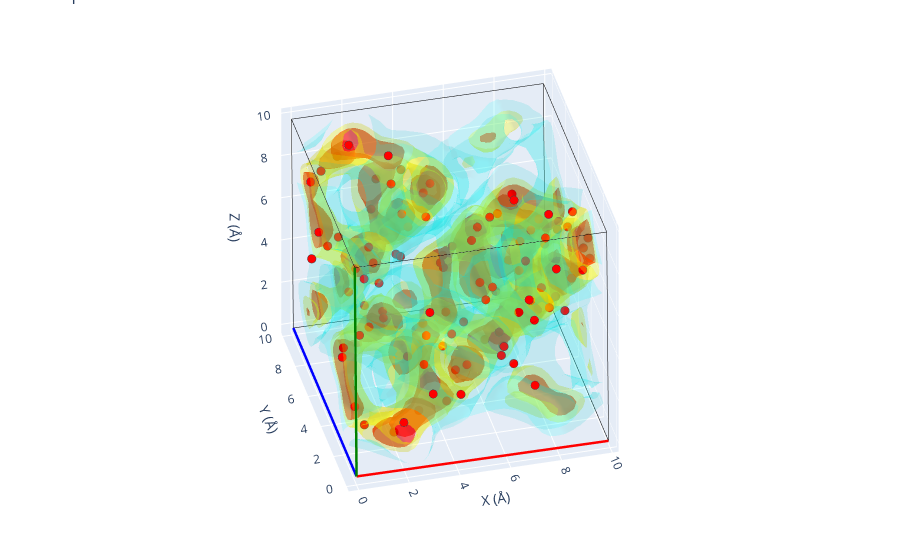

Write notebook code for a chart like this one.
### Markdown cell above
### Segmenting the density into ~112 sites

The earlier `background_level=0.2` run lands on the 48 dominant 48*h* sites. To resolve the
finer structure of the three-Wyckoff reference (112 lithium sites), we segment the density
more aggressively: a finer voxel grid (smaller `resolution`) splits each broad basin into
its sub-peaks, and a low `background_level` keeps the weaker secondary sites. With
`resolution=0.13` Å and `background_level=0.05` the watershed finds ~112 sites, matching the
`argyrodite_48h48h16e.cif` count.

### Code cell
fine_resolution = 0.13  # Å
fine_background_level = 0.05

cr_fine = Crystallizer.from_trajectory(
    folded_trajectory, floating_specie='Li', resolution=fine_resolution
)
sites_fine = cr_fine.mobile_sites(background_level=fine_background_level)
for site in sites_fine:
    site.label = 'Li'

print(f'found {len(sites_fine)} lithium sites (reference has 112)')
print(f'max occupancy: {max(s.species.num_atoms for s in sites_fine):.2f}')

fig = folded_vol.plot_3d(structure=sites_fine)
Image(fig.to_image(format='png', width=700, height=600))
fig.show()

### Figure 1 — Plotly figure (JSON) as saved in the notebook; plotly's stock layout.template omitted (floating-point values rounded to 4 significant figures; data arrays with more than 128 entries replaced by an {"elided": "..."} marker saying what was removed)
{"data": [{"line": {"color": "red", "width": 5}, "mode": "lines", "showlegend": false, "type": "scatter3d", "x": [0, 9.937], "y": [0, 0.003104], "z": [0, -0.07366]}, {"line": {"color": "blue", "width": 5}, "mode": "lines", "showlegend": false, "type": "scatter3d", "x": [0, 0.005318], "y": [0, 9.919], "z": [0, -0.02126]}, {"line": {"color": "green", "width": 5}, "mode": "lines", "showlegend": false, "type": "scatter3d", "x": [0, -0.07517], "y": [0, -0.01577], "z": [0, 9.916]}, {"line": {"color": "black", "width": 1}, "mode": "lines", "showlegend": false, "type": "scatter3d", "x": [9.937, 9.942], "y": [0.003104, 9.923], "z": [-0.07366, -0.09492]}, {"line": {"color": "black", "width": 1}, "mode": "lines", "showlegend": false, "type": "scatter3d", "x": [9.937, 9.861], "y": [0.003104, -0.01266], "z": [-0.07366, 9.842]}, {"line": {"color": "black", "width": 1}, "mode": "lines", "showlegend": false, "type": "scatter3d", "x": [0.005318, 9.942], "y": [9.919, 9.923], "z": [-0.02126, -0.09492]}, {"line": {"color": "black", "width": 1}, "mode": "lines", "showlegend": false, "type": "scatter3d", "x": [0.005318, -0.06986], "y": [9.919, 9.904], "z": [-0.02126, 9.895]}, {"line": {"color": "black", "width": 1}, "mode": "lines", "showlegend": false, "type": "scatter3d", "x": [-0.07517, 9.861], "y": [-0.01577, -0.01266], "z": [9.916, 9.842]}, {"line": {"color": "black", "width": 1}, "mode": "lines", "showlegend": false, "type": "scatter3d", "x": [-0.07517, -0.06986], "y": [-0.01577, 9.904], "z": [9.916, 9.895]}, {"line": {"color": "black", "width": 1}, "mode": "lines", "showlegend": false, "type": "scatter3d", "x": [9.867, -0.06986], "y": [9.907, 9.904], "z": [9.821, 9.895]}, {"line": {"color": "black", "width": 1}, "mode": "lines", "showlegend": false, "type": "scatter3d", "x": [9.867, 9.861], "y": [9.907, -0.01266], "z": [9.821, 9.842]}, {"line": {"color": "black", "width": 1}, "mode": "lines", "showlegend": false, "type": "scatter3d", "x": [9.867, 9.942], "y": [9.907, 9.923], "z": [9.821, -0.09492]}, {"color": "red", "i": {"elided": "7396 int values"}, "j": {"elided": "7396 int values"}, "k": {"elided": "7396 int values"}, "name": "isoval=np.float64(434.5)", "opacity": 0.6, "showlegend": false, "type": "mesh3d", "x": {"elided": "4027 float values"}, "y": {"elided": "4027 float values"}, "z": {"elided": "4027 float values"}}, {"color": "yellow", "i": {"elided": "15224 int values"}, "j": {"elided": "15224 int values"}, "k": {"elided": "15224 int values"}, "name": "isoval=np.float64(173.8)", "opacity": 0.3, "showlegend": false, "type": "mesh3d", "x": {"elided": "8020 float values"}, "y": {"elided": "8020 float values"}, "z": {"elided": "8020 float values"}}, {"color": "cyan", "i": {"elided": "19034 int values"}, "j": {"elided": "19034 int values"}, "k": {"elided": "19034 int values"}, "name": "isoval=np.float64(12.166)", "opacity": 0.15, "showlegend": false, "type": "mesh3d", "x": {"elided": "10091 float values"}, "y": {"elided": "10091 float values"}, "z": {"elided": "10091 float values"}}, {"line": {"color": "red", "width": 5}, "mode": "lines", "showlegend": false, "type": "scatter3d", "x": [0, 9.937], "y": [0, 0.003104], "z": [0, -0.07366]}, {"line": {"color": "blue", "width": 5}, "mode": "lines", "showlegend": false, "type": "scatter3d", "x": [0, 0.005318], "y": [0, 9.919], "z": [0, -0.02126]}, {"line": {"color": "green", "width": 5}, "mode": "lines", "showlegend": false, "type": "scatter3d", "x": [0, -0.07517], "y": [0, -0.01577], "z": [0, 9.916]}, {"line": {"color": "black", "width": 1}, "mode": "lines", "showlegend": false, "type": "scatter3d", "x": [9.937, 9.942], "y": [0.003104, 9.923], "z": [-0.07366, -0.09492]}, {"line": {"color": "black", "width": 1}, "mode": "lines", "showlegend": false, "type": "scatter3d", "x": [9.937, 9.861], "y": [0.003104, -0.01266], "z": [-0.07366, 9.842]}, {"line": {"color": "black", "width": 1}, "mode": "lines", "showlegend": false, "type": "scatter3d", "x": [0.005318, 9.942], "y": [9.919, 9.923], "z": [-0.02126, -0.09492]}, {"line": {"color": "black", "width": 1}, "mode": "lines", "showlegend": false, "type": "scatter3d", "x": [0.005318, -0.06986], "y": [9.919, 9.904], "z": [-0.02126, 9.895]}, {"line": {"color": "black", "width": 1}, "mode": "lines", "showlegend": false, "type": "scatter3d", "x": [-0.07517, 9.861], "y": [-0.01577, -0.01266], "z": [9.916, 9.842]}, {"line": {"color": "black", "width": 1}, "mode": "lines", "showlegend": false, "type": "scatter3d", "x": [-0.07517, -0.06986], "y": [-0.01577, 9.904], "z": [9.916, 9.895]}, {"line": {"color": "black", "width": 1}, "mode": "lines", "showlegend": false, "type": "scatter3d", "x": [9.867, -0.06986], "y": [9.907, 9.904], "z": [9.821, 9.895]}, {"line": {"color": "black", "width": 1}, "mode": "lines", "showlegend": false, "type": "scatter3d", "x": [9.867, 9.861], "y": [9.907, -0.01266], "z": [9.821, 9.842]}, {"line": {"color": "black", "width": 1}, "mode": "lines", "showlegend": false, "type": "scatter3d", "x": [9.867, 9.942], "y": [9.907, 9.923], "z": [9.821, -0.09492]}, {"marker": {"color": ["rgb(255, 0, 0)"], "line": {"width": 2.5}, "size": 5}, "mode": "markers", "name": "Li", "showlegend": false, "type": "scatter3d", "x": [3.152], "y": [5.444], "z": [8.013]}, {"marker": {"color": ["rgb(255, 0, 0)"], "line": {"width": 2.5}, "size": 5}, "mode": "markers", "name": "Li", "showlegend": false, "type": "scatter3d", "x": [4.192], "y": [5.798], "z": [7.437]}, {"marker": {"color": ["rgb(255, 0, 0)"], "line": {"width": 2.5}, "size": 5}, "mode": "markers", "name": "Li", "showlegend": false, "type": "scatter3d", "x": [2.858], "y": [5.96], "z": [9.119]}, {"marker": {"color": ["rgb(255, 0, 0)"], "line": {"width": 2.5}, "size": 5}, "mode": "markers", "name": "Li", "showlegend": false, "type": "scatter3d", "x": [3.038], "y": [7.108], "z": [9.606]}, {"marker": {"color": ["rgb(255, 0, 0)"], "line": {"width": 2.5}, "size": 5}, "mode": "markers", "name": "Li", "showlegend": false, "type": "scatter3d", "x": [4.655], "y": [6.992], "z": [8.089]}, {"marker": {"color": ["rgb(255, 0, 0)"], "line": {"width": 2.5}, "size": 5}, "mode": "markers", "name": "Li", "showlegend": false, "type": "scatter3d", "x": [0.2808], "y": [8.308], "z": [7.998]}, {"marker": {"color": ["rgb(255, 0, 0)"], "line": {"width": 2.5}, "size": 5}, "mode": "markers", "name": "Li", "showlegend": false, "type": "scatter3d", "x": [0.5826], "y": [7.89], "z": [8.754]}, {"marker": {"color": ["rgb(255, 0, 0)"], "line": {"width": 2.5}, "size": 5}, "mode": "markers", "name": "Li", "showlegend": false, "type": "scatter3d", "x": [1.766], "y": [8.243], "z": [9.526]}, {"marker": {"color": ["rgb(255, 0, 0)"], "line": {"width": 2.5}, "size": 5}, "mode": "markers", "name": "Li", "showlegend": false, "type": "scatter3d", "x": [3.158], "y": [8.297], "z": [5.112]}, {"marker": {"color": ["rgb(255, 0, 0)"], "line": {"width": 2.5}, "size": 5}, "mode": "markers", "name": "Li", "showlegend": false, "type": "scatter3d", "x": [4.04], "y": [7.992], "z": [5.43]}, {"marker": {"color": ["rgb(255, 0, 0)"], "line": {"width": 2.5}, "size": 5}, "mode": "markers", "name": "Li", "showlegend": false, "type": "scatter3d", "x": [2.903], "y": [9.258], "z": [5.576]}, {"marker": {"color": ["rgb(255, 0, 0)"], "line": {"width": 2.5}, "size": 5}, "mode": "markers", "name": "Li", "showlegend": false, "type": "scatter3d", "x": [2.903], "y": [0.0588], "z": [7.215]}, {"marker": {"color": ["rgb(255, 0, 0)"], "line": {"width": 2.5}, "size": 5}, "mode": "markers", "name": "Li", "showlegend": false, "type": "scatter3d", "x": [3.237], "y": [9.824], "z": [6.539]}, {"marker": {"color": ["rgb(255, 0, 0)"], "line": {"width": 2.5}, "size": 5}, "mode": "markers", "name": "Li", "showlegend": false, "type": "scatter3d", "x": [4.132], "y": [9.474], "z": [7.075]}, {"marker": {"color": ["rgb(255, 0, 0)"], "line": {"width": 2.5}, "size": 5}, "mode": "markers", "name": "Li", "showlegend": false, "type": "scatter3d", "x": [4.717], "y": [8.307], "z": [6.693]}, {"marker": {"color": ["rgb(255, 0, 0)"], "line": {"width": 2.5}, "size": 5}, "mode": "markers", "name": "Li", "showlegend": false, "type": "scatter3d", "x": [1.685], "y": [9.743], "z": [7.947]}, {"marker": {"color": ["rgb(255, 0, 0)"], "line": {"width": 2.5}, "size": 5}, "mode": "markers", "name": "Li", "showlegend": false, "type": "scatter3d", "x": [4.305], "y": [6.72], "z": [1.715]}, {"marker": {"color": ["rgb(255, 0, 0)"], "line": {"width": 2.5}, "size": 5}, "mode": "markers", "name": "Li", "showlegend": false, "type": "scatter3d", "x": [5.292], "y": [7.05], "z": [1.85]}, {"marker": {"color": ["rgb(255, 0, 0)"], "line": {"width": 2.5}, "size": 5}, "mode": "markers", "name": "Li", "showlegend": false, "type": "scatter3d", "x": [5.708], "y": [5.915], "z": [2.112]}, {"marker": {"color": ["rgb(255, 0, 0)"], "line": {"width": 2.5}, "size": 5}, "mode": "markers", "name": "Li", "showlegend": false, "type": "scatter3d", "x": [6.847], "y": [7.121], "z": [0.2156]}, {"marker": {"color": ["rgb(255, 0, 0)"], "line": {"width": 2.5}, "size": 5}, "mode": "markers", "name": "Li", "showlegend": false, "type": "scatter3d", "x": [7.301], "y": [6.074], "z": [0.6017]}, {"marker": {"color": ["rgb(255, 0, 0)"], "line": {"width": 2.5}, "size": 5}, "mode": "markers", "name": "Li", "showlegend": false, "type": "scatter3d", "x": [6.984], "y": [5.417], "z": [1.759]}, {"marker": {"color": ["rgb(255, 0, 0)"], "line": {"width": 2.5}, "size": 5}, "mode": "markers", "name": "Li", "showlegend": false, "type": "scatter3d", "x": [9.903], "y": [6.663], "z": [3.086]}, {"marker": {"color": ["rgb(255, 0, 0)"], "line": {"width": 2.5}, "size": 5}, "mode": "markers", "name": "Li", "showlegend": false, "type": "scatter3d", "x": [9.714], "y": [7.269], "z": [3.22]}, {"marker": {"color": ["rgb(255, 0, 0)"], "line": {"width": 2.5}, "size": 5}, "mode": "markers", "name": "Li", "showlegend": false, "type": "scatter3d", "x": [9.313], "y": [5.831], "z": [2.74]}, {"marker": {"color": ["rgb(255, 0, 0)"], "line": {"width": 2.5}, "size": 5}, "mode": "markers", "name": "Li", "showlegend": false, "type": "scatter3d", "x": [0.01029], "y": [7.068], "z": [5.287]}, {"marker": {"color": ["rgb(255, 0, 0)"], "line": {"width": 2.5}, "size": 5}, "mode": "markers", "name": "Li", "showlegend": false, "type": "scatter3d", "x": [9.706], "y": [7.108], "z": [4.936]}, {"marker": {"color": ["rgb(255, 0, 0)"], "line": {"width": 2.5}, "size": 5}, "mode": "markers", "name": "Li", "showlegend": false, "type": "scatter3d", "x": [0.68], "y": [7.235], "z": [5.655]}, {"marker": {"color": ["rgb(255, 0, 0)"], "line": {"width": 2.5}, "size": 5}, "mode": "markers", "name": "Li", "showlegend": false, "type": "scatter3d", "x": [9.221], "y": [7.169], "z": [4.284]}, {"marker": {"color": ["rgb(255, 0, 0)"], "line": {"width": 2.5}, "size": 5}, "mode": "markers", "name": "Li", "showlegend": false, "type": "scatter3d", "x": [0.2746], "y": [7.028], "z": [6.526]}, {"marker": {"color": ["rgb(255, 0, 0)"], "line": {"width": 2.5}, "size": 5}, "mode": "markers", "name": "Li", "showlegend": false, "type": "scatter3d", "x": [8.197], "y": [6.977], "z": [4.731]}, {"marker": {"color": ["rgb(255, 0, 0)"], "line": {"width": 2.5}, "size": 5}, "mode": "markers", "name": "Li", "showlegend": false, "type": "scatter3d", "x": [8.21], "y": [5.344], "z": [3.092]}, {"marker": {"color": ["rgb(255, 0, 0)"], "line": {"width": 2.5}, "size": 5}, "mode": "markers", "name": "Li", "showlegend": false, "type": "scatter3d", "x": [7.875], "y": [5.859], "z": [4.201]}, {"marker": {"color": ["rgb(255, 0, 0)"], "line": {"width": 2.5}, "size": 5}, "mode": "markers", "name": "Li", "showlegend": false, "type": "scatter3d", "x": [0.7456], "y": [5.825], "z": [7.07]}, {"marker": {"color": ["rgb(255, 0, 0)"], "line": {"width": 2.5}, "size": 5}, "mode": "markers", "name": "Li", "showlegend": false, "type": "scatter3d", "x": [1.805], "y": [5.278], "z": [6.793]}, {"marker": {"color": ["rgb(255, 0, 0)"], "line": {"width": 2.5}, "size": 5}, "mode": "markers", "name": "Li", "showlegend": false, "type": "scatter3d", "x": [1.739], "y": [5.691], "z": [3.749]}, {"marker": {"color": ["rgb(255, 0, 0)"], "line": {"width": 2.5}, "size": 5}, "mode": "markers", "name": "Li", "showlegend": false, "type": "scatter3d", "x": [1.744], "y": [4.998], "z": [3.218]}, {"marker": {"color": ["rgb(255, 0, 0)"], "line": {"width": 2.5}, "size": 5}, "mode": "markers", "name": "Li", "showlegend": false, "type": "scatter3d", "x": [1.347], "y": [6.586], "z": [3.825]}, {"marker": {"color": ["rgb(255, 0, 0)"], "line": {"width": 2.5}, "size": 5}, "mode": "markers", "name": "Li", "showlegend": false, "type": "scatter3d", "x": [1.671], "y": [6.792], "z": [4.723]}, {"marker": {"color": ["rgb(255, 0, 0)"], "line": {"width": 2.5}, "size": 5}, "mode": "markers", "name": "Li", "showlegend": false, "type": "scatter3d", "x": [2.198], "y": [5.224], "z": [5.061]}, {"marker": {"color": ["rgb(255, 0, 0)"], "line": {"width": 2.5}, "size": 5}, "mode": "markers", "name": "Li", "showlegend": false, "type": "scatter3d", "x": [2.118], "y": [5.802], "z": [5.62]}, {"marker": {"color": ["rgb(255, 0, 0)"], "line": {"width": 2.5}, "size": 5}, "mode": "markers", "name": "Li", "showlegend": false, "type": "scatter3d", "x": [1.943], "y": [3.523], "z": [4.663]}, {"marker": {"color": ["rgb(255, 0, 0)"], "line": {"width": 2.5}, "size": 5}, "mode": "markers", "name": "Li", "showlegend": false, "type": "scatter3d", "x": [2.126], "y": [4.366], "z": [4.346]}, {"marker": {"color": ["rgb(255, 0, 0)"], "line": {"width": 2.5}, "size": 5}, "mode": "markers", "name": "Li", "showlegend": false, "type": "scatter3d", "x": [0.906], "y": [3.13], "z": [4.304]}, {"marker": {"color": ["rgb(255, 0, 0)"], "line": {"width": 2.5}, "size": 5}, "mode": "markers", "name": "Li", "showlegend": false, "type": "scatter3d", "x": [8.603], "y": [3.978], "z": [3.646]}, {"marker": {"color": ["rgb(255, 0, 0)"], "line": {"width": 2.5}, "size": 5}, "mode": "markers", "name": "Li", "showlegend": false, "type": "scatter3d", "x": [9.148], "y": [3.717], "z": [3.599]}, {"marker": {"color": ["rgb(255, 0, 0)"], "line": {"width": 2.5}, "size": 5}, "mode": "markers", "name": "Li", "showlegend": false, "type": "scatter3d", "x": [0.2829], "y": [3.38], "z": [3.198]}, {"marker": {"color": ["rgb(255, 0, 0)"], "line": {"width": 2.5}, "size": 5}, "mode": "markers", "name": "Li", "showlegend": false, "type": "scatter3d", "x": [0.6099], "y": [4.491], "z": [2.796]}, {"marker": {"color": ["rgb(255, 0, 0)"], "line": {"width": 2.5}, "size": 5}, "mode": "markers", "name": "Li", "showlegend": false, "type": "scatter3d", "x": [1.328], "y": [4.106], "z": [6.207]}, {"marker": {"color": ["rgb(255, 0, 0)"], "line": {"width": 2.5}, "size": 5}, "mode": "markers", "name": "Li", "showlegend": false, "type": "scatter3d", "x": [8.828], "y": [6.534], "z": [5.988]}, {"marker": {"color": ["rgb(255, 0, 0)"], "line": {"width": 2.5}, "size": 5}, "mode": "markers", "name": "Li", "showlegend": false, "type": "scatter3d", "x": [3.913], "y": [8.675], "z": [3.566]}, {"marker": {"color": ["rgb(255, 0, 0)"], "line": {"width": 2.5}, "size": 5}, "mode": "markers", "name": "Li", "showlegend": false, "type": "scatter3d", "x": [3.836], "y": [9.067], "z": [3.41]}, {"marker": {"color": ["rgb(255, 0, 0)"], "line": {"width": 2.5}, "size": 5}, "mode": "markers", "name": "Li", "showlegend": false, "type": "scatter3d", "x": [3.113], "y": [0.3656], "z": [3.1]}, {"marker": {"color": ["rgb(255, 0, 0)"], "line": {"width": 2.5}, "size": 5}, "mode": "markers", "name": "Li", "showlegend": false, "type": "scatter3d", "x": [4.248], "y": [0.5262], "z": [2.77]}, {"marker": {"color": ["rgb(255, 0, 0)"], "line": {"width": 2.5}, "size": 5}, "mode": "markers", "name": "Li", "showlegend": false, "type": "scatter3d", "x": [2.865], "y": [0.8332], "z": [4.211]}, {"marker": {"color": ["rgb(255, 0, 0)"], "line": {"width": 2.5}, "size": 5}, "mode": "markers", "name": "Li", "showlegend": false, "type": "scatter3d", "x": [3.222], "y": [1.89], "z": [4.765]}, {"marker": {"color": ["rgb(255, 0, 0)"], "line": {"width": 2.5}, "size": 5}, "mode": "markers", "name": "Li", "showlegend": false, "type": "scatter3d", "x": [4.351], "y": [2.39], "z": [4.287]}, {"marker": {"color": ["rgb(255, 0, 0)"], "line": {"width": 2.5}, "size": 5}, "mode": "markers", "name": "Li", "showlegend": false, "type": "scatter3d", "x": [4.857], "y": [2.028], "z": [2.997]}, {"marker": {"color": ["rgb(255, 0, 0)"], "line": {"width": 2.5}, "size": 5}, "mode": "markers", "name": "Li", "showlegend": false, "type": "scatter3d", "x": [9.157], "y": [7.97], "z": [0.651]}, {"marker": {"color": ["rgb(255, 0, 0)"], "line": {"width": 2.5}, "size": 5}, "mode": "markers", "name": "Li", "showlegend": false, "type": "scatter3d", "x": [9.302], "y": [7.941], "z": [0.7621]}, {"marker": {"color": ["rgb(255, 0, 0)"], "line": {"width": 2.5}, "size": 5}, "mode": "markers", "name": "Li", "showlegend": false, "type": "scatter3d", "x": [9.768], "y": [8.253], "z": [1.788]}, {"marker": {"color": ["rgb(255, 0, 0)"], "line": {"width": 2.5}, "size": 5}, "mode": "markers", "name": "Li", "showlegend": false, "type": "scatter3d", "x": [8.083], "y": [8.22], "z": [0.1908]}, {"marker": {"color": ["rgb(255, 0, 0)"], "line": {"width": 2.5}, "size": 5}, "mode": "markers", "name": "Li", "showlegend": false, "type": "scatter3d", "x": [5.672], "y": [8.938], "z": [2.548]}, {"marker": {"color": ["rgb(255, 0, 0)"], "line": {"width": 2.5}, "size": 5}, "mode": "markers", "name": "Li", "showlegend": false, "type": "scatter3d", "x": [5.776], "y": [9.436], "z": [2.754]}, {"marker": {"color": ["rgb(255, 0, 0)"], "line": {"width": 2.5}, "size": 5}, "mode": "markers", "name": "Li", "showlegend": false, "type": "scatter3d", "x": [5.377], "y": [8.234], "z": [3.322]}, {"marker": {"color": ["rgb(255, 0, 0)"], "line": {"width": 2.5}, "size": 5}, "mode": "markers", "name": "Li", "showlegend": false, "type": "scatter3d", "x": [5.79], "y": [8.022], "z": [4.18]}, {"marker": {"color": ["rgb(255, 0, 0)"], "line": {"width": 2.5}, "size": 5}, "mode": "markers", "name": "Li", "showlegend": false, "type": "scatter3d", "x": [6.794], "y": [8.259], "z": [4.679]}, {"marker": {"color": ["rgb(255, 0, 0)"], "line": {"width": 2.5}, "size": 5}, "mode": "markers", "name": "Li", "showlegend": false, "type": "scatter3d", "x": [7.135], "y": [9.305], "z": [4.311]}, {"marker": {"color": ["rgb(255, 0, 0)"], "line": {"width": 2.5}, "size": 5}, "mode": "markers", "name": "Li", "showlegend": false, "type": "scatter3d", "x": [6.078], "y": [1.467], "z": [3.62]}, {"marker": {"color": ["rgb(255, 0, 0)"], "line": {"width": 2.5}, "size": 5}, "mode": "markers", "name": "Li", "showlegend": false, "type": "scatter3d", "x": [6.226], "y": [1.645], "z": [3.889]}, {"marker": {"color": ["rgb(255, 0, 0)"], "line": {"width": 2.5}, "size": 5}, "mode": "markers", "name": "Li", "showlegend": false, "type": "scatter3d", "x": [6.445], "y": [0.997], "z": [3.502]}, {"marker": {"color": ["rgb(255, 0, 0)"], "line": {"width": 2.5}, "size": 5}, "mode": "markers", "name": "Li", "showlegend": false, "type": "scatter3d", "x": [7.103], "y": [0.2586], "z": [2.882]}, {"marker": {"color": ["rgb(255, 0, 0)"], "line": {"width": 2.5}, "size": 5}, "mode": "markers", "name": "Li", "showlegend": false, "type": "scatter3d", "x": [6.851], "y": [9.896], "z": [3.065]}, {"marker": {"color": ["rgb(255, 0, 0)"], "line": {"width": 2.5}, "size": 5}, "mode": "markers", "name": "Li", "showlegend": false, "type": "scatter3d", "x": [7.437], "y": [9.876], "z": [2.347]}, {"marker": {"color": ["rgb(255, 0, 0)"], "line": {"width": 2.5}, "size": 5}, "mode": "markers", "name": "Li", "showlegend": false, "type": "scatter3d", "x": [8.431], "y": [9.741], "z": [1.832]}, {"marker": {"color": ["rgb(255, 0, 0)"], "line": {"width": 2.5}, "size": 5}, "mode": "markers", "name": "Li", "showlegend": false, "type": "scatter3d", "x": [9.072], "y": [9.299], "z": [1.912]}, {"marker": {"color": ["rgb(255, 0, 0)"], "line": {"width": 2.5}, "size": 5}, "mode": "markers", "name": "Li", "showlegend": false, "type": "scatter3d", "x": [7.846], "y": [9.348], "z": [0.7385]}, {"marker": {"color": ["rgb(255, 0, 0)"], "line": {"width": 2.5}, "size": 5}, "mode": "markers", "name": "Li", "showlegend": false, "type": "scatter3d", "x": [6.911], "y": [0.4371], "z": [6.837]}, {"marker": {"color": ["rgb(255, 0, 0)"], "line": {"width": 2.5}, "size": 5}, "mode": "markers", "name": "Li", "showlegend": false, "type": "scatter3d", "x": [7.186], "y": [0.696], "z": [5.64]}, {"marker": {"color": ["rgb(255, 0, 0)"], "line": {"width": 2.5}, "size": 5}, "mode": "markers", "name": "Li", "showlegend": false, "type": "scatter3d", "x": [5.345], "y": [1.92], "z": [6.881]}, {"marker": {"color": ["rgb(255, 0, 0)"], "line": {"width": 2.5}, "size": 5}, "mode": "markers", "name": "Li", "showlegend": false, "type": "scatter3d", "x": [5.633], "y": [1.1], "z": [7.197]}, {"marker": {"color": ["rgb(255, 0, 0)"], "line": {"width": 2.5}, "size": 5}, "mode": "markers", "name": "Li", "showlegend": false, "type": "scatter3d", "x": [5.69], "y": [2.371], "z": [5.681]}, {"marker": {"color": ["rgb(255, 0, 0)"], "line": {"width": 2.5}, "size": 5}, "mode": "markers", "name": "Li", "showlegend": false, "type": "scatter3d", "x": [6.898], "y": [1.992], "z": [5.139]}, {"marker": {"color": ["rgb(255, 0, 0)"], "line": {"width": 2.5}, "size": 5}, "mode": "markers", "name": "Li", "showlegend": false, "type": "scatter3d", "x": [9.099], "y": [4.512], "z": [7.269]}, {"marker": {"color": ["rgb(255, 0, 0)"], "line": {"width": 2.5}, "size": 5}, "mode": "markers", "name": "Li", "showlegend": false, "type": "scatter3d", "x": [9.393], "y": [4.269], "z": [7.131]}, {"marker": {"color": ["rgb(255, 0, 0)"], "line": {"width": 2.5}, "size": 5}, "mode": "markers", "name": "Li", "showlegend": false, "type": "scatter3d", "x": [9.771], "y": [3.295], "z": [6.758]}, {"marker": {"color": ["rgb(255, 0, 0)"], "line": {"width": 2.5}, "size": 5}, "mode": "markers", "name": "Li", "showlegend": false, "type": "scatter3d", "x": [8.108], "y": [4.923], "z": [6.743]}, {"marker": {"color": ["rgb(255, 0, 0)"], "line": {"width": 2.5}, "size": 5}, "mode": "markers", "name": "Li", "showlegend": false, "type": "scatter3d", "x": [7.801], "y": [4.527], "z": [5.613]}, {"marker": {"color": ["rgb(255, 0, 0)"], "line": {"width": 2.5}, "size": 5}, "mode": "markers", "name": "Li", "showlegend": false, "type": "scatter3d", "x": [8.139], "y": [3.386], "z": [5.101]}, {"marker": {"color": ["rgb(255, 0, 0)"], "line": {"width": 2.5}, "size": 5}, "mode": "markers", "name": "Li", "showlegend": false, "type": "scatter3d", "x": [9.245], "y": [3.052], "z": [5.591]}, {"marker": {"color": ["rgb(255, 0, 0)"], "line": {"width": 2.5}, "size": 5}, "mode": "markers", "name": "Li", "showlegend": false, "type": "scatter3d", "x": [8.106], "y": [2.125], "z": [9.475]}, {"marker": {"color": ["rgb(255, 0, 0)"], "line": {"width": 2.5}, "size": 5}, "mode": "markers", "name": "Li", "showlegend": false, "type": "scatter3d", "x": [9.149], "y": [2.533], "z": [9.125]}, {"marker": {"color": ["rgb(255, 0, 0)"], "line": {"width": 2.5}, "size": 5}, "mode": "markers", "name": "Li", "showlegend": false, "type": "scatter3d", "x": [7.696], "y": [0.991], "z": [9.239]}, {"marker": {"color": ["rgb(255, 0, 0)"], "line": {"width": 2.5}, "size": 5}, "mode": "markers", "name": "Li", "showlegend": false, "type": "scatter3d", "x": [9.138], "y": [0.8728], "z": [7.546]}, {"marker": {"color": ["rgb(255, 0, 0)"], "line": {"width": 2.5}, "size": 5}, "mode": "markers", "name": "Li", "showlegend": false, "type": "scatter3d", "x": [9.558], "y": [1.448], "z": [7.618]}, {"marker": {"color": ["rgb(255, 0, 0)"], "line": {"width": 2.5}, "size": 5}, "mode": "markers", "name": "Li", "showlegend": false, "type": "scatter3d", "x": [9.69], "y": [2.243], "z": [7.993]}, {"marker": {"color": ["rgb(255, 0, 0)"], "line": {"width": 2.5}, "size": 5}, "mode": "markers", "name": "Li", "showlegend": false, "type": "scatter3d", "x": [8.008], "y": [0.5262], "z": [8.04]}, {"marker": {"color": ["rgb(255, 0, 0)"], "line": {"width": 2.5}, "size": 5}, "mode": "markers", "name": "Li", "showlegend": false, "type": "scatter3d", "x": [5.893], "y": [4.493], "z": [7.579]}, {"marker": {"color": ["rgb(255, 0, 0)"], "line": {"width": 2.5}, "size": 5}, "mode": "markers", "name": "Li", "showlegend": false, "type": "scatter3d", "x": [6.742], "y": [4.739], "z": [7.893]}, {"marker": {"color": ["rgb(255, 0, 0)"], "line": {"width": 2.5}, "size": 5}, "mode": "markers", "name": "Li", "showlegend": false, "type": "scatter3d", "x": [5.982], "y": [2.926], "z": [9.147]}, {"marker": {"color": ["rgb(255, 0, 0)"], "line": {"width": 2.5}, "size": 5}, "mode": "markers", "name": "Li", "showlegend": false, "type": "scatter3d", "x": [7.025], "y": [3.25], "z": [9.538]}, {"marker": {"color": ["rgb(255, 0, 0)"], "line": {"width": 2.5}, "size": 5}, "mode": "markers", "name": "Li", "showlegend": false, "type": "scatter3d", "x": [7.22], "y": [4.348], "z": [9.01]}, {"marker": {"color": ["rgb(255, 0, 0)"], "line": {"width": 2.5}, "size": 5}, "mode": "markers", "name": "Li", "showlegend": false, "type": "scatter3d", "x": [5.335], "y": [3.185], "z": [7.976]}, {"marker": {"color": ["rgb(255, 0, 0)"], "line": {"width": 2.5}, "size": 5}, "mode": "markers", "name": "Li", "showlegend": false, "type": "scatter3d", "x": [1.976], "y": [0.4402], "z": [1.898]}, {"marker": {"color": ["rgb(255, 0, 0)"], "line": {"width": 2.5}, "size": 5}, "mode": "markers", "name": "Li", "showlegend": false, "type": "scatter3d", "x": [4.511], "y": [4.437], "z": [2.225]}, {"marker": {"color": ["rgb(255, 0, 0)"], "line": {"width": 2.5}, "size": 5}, "mode": "markers", "name": "Li", "showlegend": false, "type": "scatter3d", "x": [4.749], "y": [3.377], "z": [1.814]}, {"marker": {"color": ["rgb(255, 0, 0)"], "line": {"width": 2.5}, "size": 5}, "mode": "markers", "name": "Li", "showlegend": false, "type": "scatter3d", "x": [3.275], "y": [3.266], "z": [0.2345]}, {"marker": {"color": ["rgb(255, 0, 0)"], "line": {"width": 2.5}, "size": 5}, "mode": "markers", "name": "Li", "showlegend": false, "type": "scatter3d", "x": [4.292], "y": [2.935], "z": [0.7337]}, {"marker": {"color": ["rgb(255, 0, 0)"], "line": {"width": 2.5}, "size": 5}, "mode": "markers", "name": "Li", "showlegend": false, "type": "scatter3d", "x": [3.219], "y": [4.815], "z": [1.703]}, {"marker": {"color": ["rgb(255, 0, 0)"], "line": {"width": 2.5}, "size": 5}, "mode": "markers", "name": "Li", "showlegend": false, "type": "scatter3d", "x": [0.9121], "y": [2.414], "z": [0.5752]}, {"marker": {"color": ["rgb(255, 0, 0)"], "line": {"width": 2.5}, "size": 5}, "mode": "markers", "name": "Li", "showlegend": false, "type": "scatter3d", "x": [1.983], "y": [2.023], "z": [0.3226]}, {"marker": {"color": ["rgb(255, 0, 0)"], "line": {"width": 2.5}, "size": 5}, "mode": "markers", "name": "Li", "showlegend": false, "type": "scatter3d", "x": [0.4176], "y": [1.94], "z": [1.86]}], "layout": {"legend": {"orientation": "h", "x": 0, "xanchor": "left", "y": -0.1, "yanchor": "bottom"}, "margin": {"b": 0, "l": 0, "r": 0, "t": 0}, "scene": {"aspectmode": "manual", "aspectratio": {"x": 0.9937, "y": 0.9919, "z": 0.9916}, "camera": {"eye": {"x": -0.4968, "y": -1.984, "z": 1.487}, "projection": {"type": "orthographic"}}, "xaxis": {"title": {"text": "X (Å)"}}, "yaxis": {"title": {"text": "Y (Å)"}}, "zaxis": {"title": {"text": "Z (Å)"}}}, "showlegend": true, "title": {"text": "3D plot"}}}
